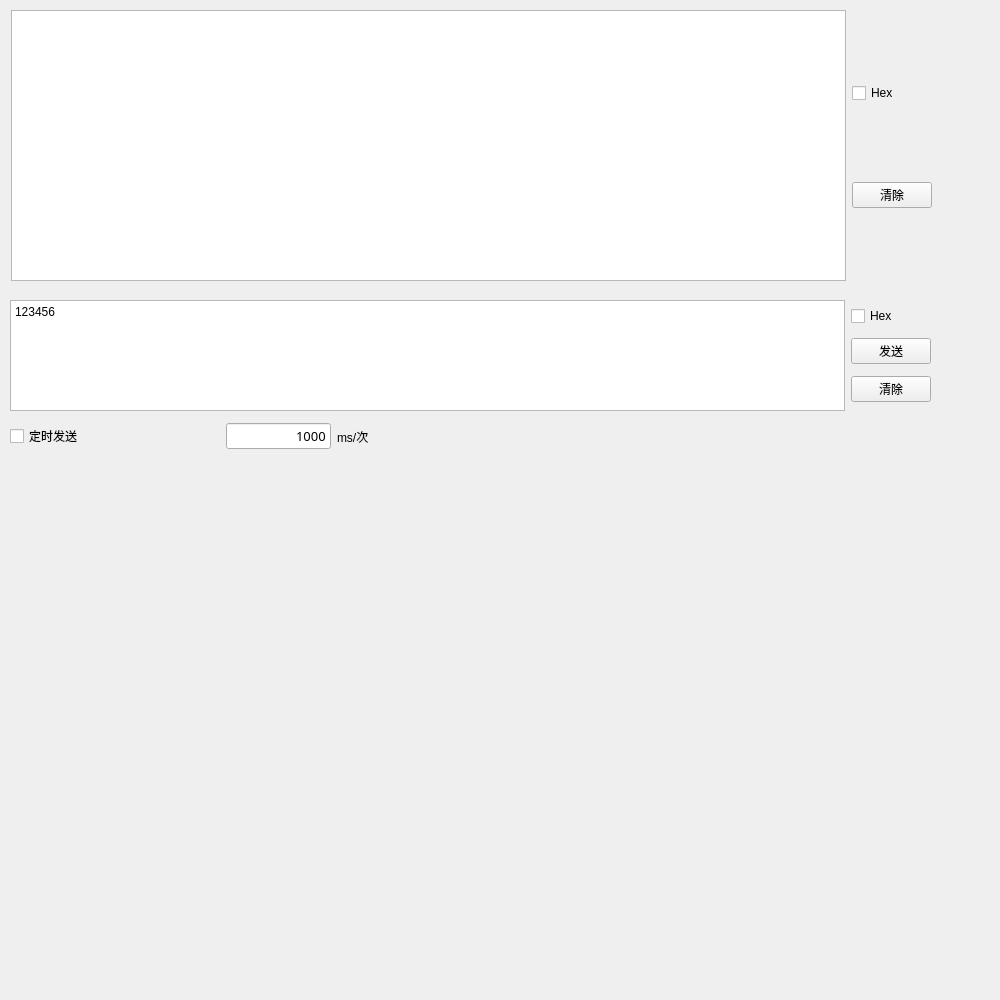
<?xml version="1.0" encoding="UTF-8"?>
<ui version="4.0">
 <class>QdataForm</class>
 <widget class="QWidget" name="QdataForm">
  <property name="windowModality">
   <enum>Qt::WindowModal</enum>
  </property>
  <property name="geometry">
   <rect>
    <x>0</x>
    <y>0</y>
    <width>1000</width>
    <height>1000</height>
   </rect>
  </property>
  <property name="sizePolicy">
   <sizepolicy hsizetype="Minimum" vsizetype="Minimum">
    <horstretch>0</horstretch>
    <verstretch>0</verstretch>
   </sizepolicy>
  </property>
  <property name="minimumSize">
   <size>
    <width>1000</width>
    <height>600</height>
   </size>
  </property>
  <property name="maximumSize">
   <size>
    <width>1000</width>
    <height>1200</height>
   </size>
  </property>
  <property name="windowTitle">
   <string>Form</string>
  </property>
  <property name="windowIcon">
   <iconset resource="apprcc.qrc">
    <normaloff>:/pic/images/14.png</normaloff>:/pic/images/14.png</iconset>
  </property>
  <widget class="QWidget" name="layoutWidget">
   <property name="geometry">
    <rect>
     <x>10</x>
     <y>420</y>
     <width>793</width>
     <height>33</height>
    </rect>
   </property>
   <layout class="QHBoxLayout" name="horizontalLayout_6" stretch="1,1,1,1,0,0,1">
    <item>
     <widget class="QCheckBox" name="Interval_Time_CheckBox">
      <property name="text">
       <string>定时发送</string>
      </property>
     </widget>
    </item>
    <item>
     <spacer name="horizontalSpacer_2">
      <property name="orientation">
       <enum>Qt::Horizontal</enum>
      </property>
      <property name="sizeHint" stdset="0">
       <size>
        <width>128</width>
        <height>20</height>
       </size>
      </property>
     </spacer>
    </item>
    <item>
     <widget class="QLineEdit" name="Interval_Time_LineEdit">
      <property name="font">
       <font>
        <family>SimSun-ExtB</family>
        <pointsize>10</pointsize>
       </font>
      </property>
      <property name="text">
       <string>1000</string>
      </property>
      <property name="alignment">
       <set>Qt::AlignRight|Qt::AlignTrailing|Qt::AlignVCenter</set>
      </property>
     </widget>
    </item>
    <item>
     <widget class="QLabel" name="Dw">
      <property name="text">
       <string>ms/次</string>
      </property>
     </widget>
    </item>
    <item>
     <spacer name="horizontalSpacer_4">
      <property name="orientation">
       <enum>Qt::Horizontal</enum>
      </property>
      <property name="sizeHint" stdset="0">
       <size>
        <width>128</width>
        <height>20</height>
       </size>
      </property>
     </spacer>
    </item>
    <item>
     <spacer name="horizontalSpacer_3">
      <property name="orientation">
       <enum>Qt::Horizontal</enum>
      </property>
      <property name="sizeHint" stdset="0">
       <size>
        <width>128</width>
        <height>20</height>
       </size>
      </property>
     </spacer>
    </item>
    <item>
     <spacer name="horizontalSpacer">
      <property name="orientation">
       <enum>Qt::Horizontal</enum>
      </property>
      <property name="sizeHint" stdset="0">
       <size>
        <width>128</width>
        <height>20</height>
       </size>
      </property>
     </spacer>
    </item>
   </layout>
  </widget>
  <widget class="QWidget" name="layoutWidget">
   <property name="geometry">
    <rect>
     <x>11</x>
     <y>10</y>
     <width>921</width>
     <height>271</height>
    </rect>
   </property>
   <layout class="QHBoxLayout" name="horizontalLayout">
    <item>
     <widget class="QTextBrowser" name="Receive_Data_Text">
      <property name="lineWrapMode">
       <enum>QTextEdit::NoWrap</enum>
      </property>
     </widget>
    </item>
    <item>
     <layout class="QVBoxLayout" name="verticalLayout_2">
      <item>
       <widget class="QCheckBox" name="Receive_CheckBox_">
        <property name="text">
         <string>Hex</string>
        </property>
       </widget>
      </item>
      <item>
       <widget class="QPushButton" name="Clear_ReceiveData_Button">
        <property name="text">
         <string>清除</string>
        </property>
       </widget>
      </item>
     </layout>
    </item>
   </layout>
  </widget>
  <widget class="QWidget" name="layoutWidget">
   <property name="geometry">
    <rect>
     <x>10</x>
     <y>300</y>
     <width>921</width>
     <height>111</height>
    </rect>
   </property>
   <layout class="QHBoxLayout" name="horizontalLayout_2">
    <item>
     <widget class="QTextEdit" name="Send_Data_Text">
      <property name="lineWrapMode">
       <enum>QTextEdit::NoWrap</enum>
      </property>
      <property name="html">
       <string>&lt;!DOCTYPE HTML PUBLIC &quot;-//W3C//DTD HTML 4.0//EN&quot; &quot;http://www.w3.org/TR/REC-html40/strict.dtd&quot;&gt;
&lt;html&gt;&lt;head&gt;&lt;meta name=&quot;qrichtext&quot; content=&quot;1&quot; /&gt;&lt;style type=&quot;text/css&quot;&gt;
p, li { white-space: pre-wrap; }
&lt;/style&gt;&lt;/head&gt;&lt;body style=&quot; font-family:'Ubuntu'; font-size:11pt; font-weight:400; font-style:normal;&quot;&gt;
&lt;p style=&quot; margin-top:0px; margin-bottom:0px; margin-left:0px; margin-right:0px; -qt-block-indent:0; text-indent:0px;&quot;&gt;&lt;span style=&quot; font-family:'SimSun'; font-size:9pt;&quot;&gt;123456&lt;/span&gt;&lt;/p&gt;&lt;/body&gt;&lt;/html&gt;</string>
      </property>
     </widget>
    </item>
    <item>
     <layout class="QVBoxLayout" name="verticalLayout">
      <item>
       <widget class="QCheckBox" name="Send_CheckBox">
        <property name="text">
         <string>Hex</string>
        </property>
       </widget>
      </item>
      <item>
       <widget class="QPushButton" name="Choice_SendData_Button">
        <property name="text">
         <string>发送</string>
        </property>
       </widget>
      </item>
      <item>
       <widget class="QPushButton" name="Clear_SendData_Button">
        <property name="text">
         <string>清除</string>
        </property>
       </widget>
      </item>
     </layout>
    </item>
   </layout>
  </widget>
 </widget>
 <resources>
  <include location="apprcc.qrc"/>
 </resources>
 <connections/>
</ui>
